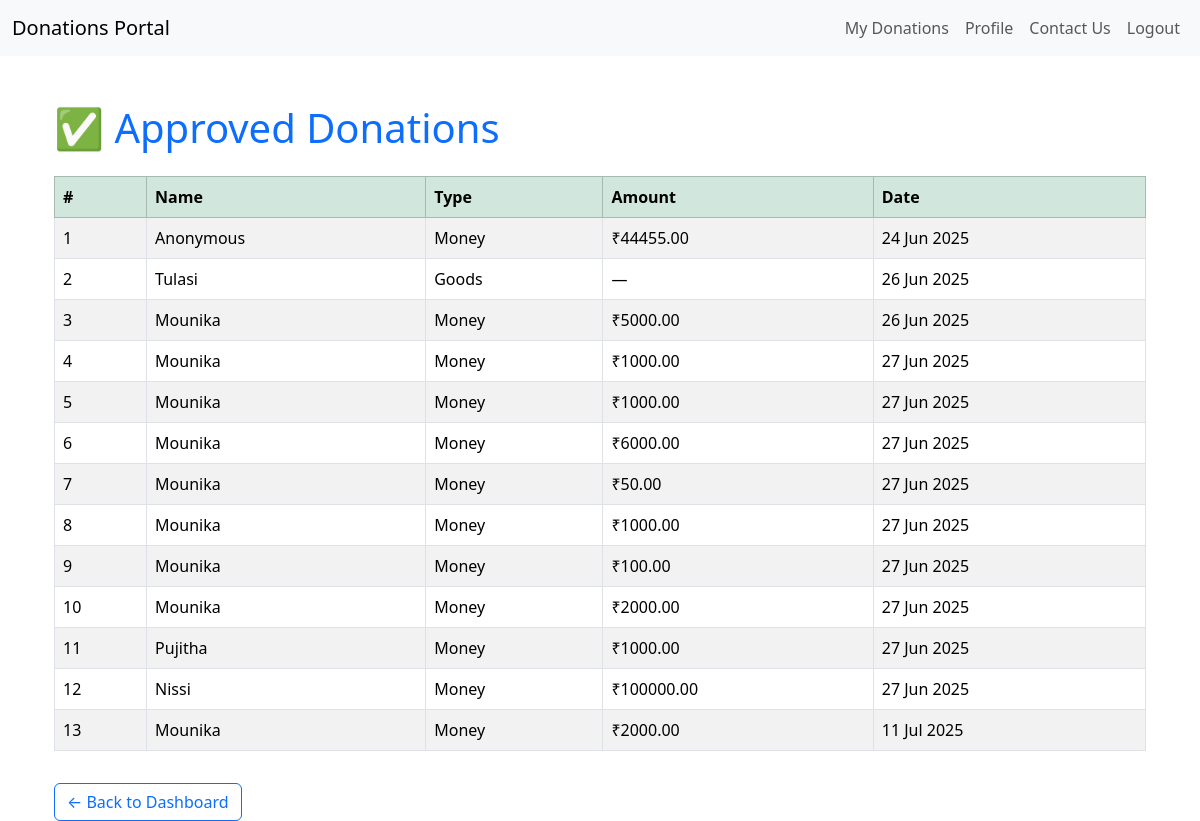
Screenshot of /approved_donations/ (signed in) with the database file from the repository.
### DonationsApp/models.py (models this page shows, shortened)
class Donation(models.Model):
    DONATION_TYPE = (
        ('money', 'Money'),
        ('goods', 'Physical Items'),
    )
    donation_type = models.CharField(
        max_length=10,
        choices=DONATION_TYPE,
        default='money'
    )
    user = models.ForeignKey(User, on_delete=models.CASCADE, null=True, blank=True)  # ✅ Added user link
    name = models.CharField(max_length=100, default='Anonymous')
    phone = models.CharField(max_length=15, default='Unknown')
    email = models.EmailField(default='test@example.com')
    campaign = models.ForeignKey(Campaign, on_delete=models.CASCADE)
    purpose = models.TextField(default='General Donation')
    amount = models.DecimalField(max_digits=10, decimal_places=2, null=True, blank=True, default=0.00)
    address = models.TextField(null=True, blank=True, default='Not Provided')
    donated_at = models.DateTimeField(auto_now_add=True)
    is_approved = models.BooleanField(default=False)
    is_rejected = models.BooleanField(default=False)

### DonationsApp/views.py (the view)
# urls.py: path('approved_donations/', views.approved_donations, name='approved_list'),
@login_required
def approved_donations(request):
    donations = Donation.objects.filter(is_approved=True, is_rejected=False)
    return render(request, 'approved_list.html', {'donations': donations})

### DonationsApp/templates/approved_list.html
{% extends 'base.html' %}
{% block content %}
<div class="container mt-5">
    <h1 class="mb-4 text-primary">✅ Approved Donations</h1>
    {% if donations %}
        <div class="table-responsive">
            <table class="table table-bordered table-hover table-striped">
                <thead class="table-success">
                    <tr>
                        <th>#</th>
                        <th>Name</th>
                        <th>Type</th>
                        <th>Amount</th>
                        <th>Date</th>
                    </tr>
                </thead>
                <tbody>
                    {% for donation in donations %}
                    <tr>
                        <td>{{ forloop.counter }}</td>
                        <td>{{ donation.name }}</td>
                        <td class="text-capitalize">{{ donation.donation_type }}</td>
                        <td>
                            {% if donation.amount %}
                                ₹{{ donation.amount }}
                            {% else %}
                                —
                            {% endif %}
                        </td>
                        <td>{{ donation.donated_at|date:"d M Y" }}</td>
                    </tr>
                    {% endfor %}
                </tbody>
            </table>
        </div>
    {% else %}
        <div class="alert alert-warning">
            No approved donations yet.
        </div>
    {% endif %}
    <a href="{% url 'dashboard' %}" class="btn btn-outline-primary mt-3">← Back to Dashboard</a>
</div>
{% endblock %}

### rows the page displays
Donation: name "Anonymous", donation_type "Money", amount "44455.00", donated_at "24 Jun 2025"
Donation: name "Tulasi", donation_type "Goods", donated_at "26 Jun 2025"
Donation: name "Mounika", donation_type "Money", amount "5000.00", donated_at "26 Jun 2025"
Donation: name "Mounika", donation_type "Money", amount "1000.00", donated_at "27 Jun 2025"
Donation: name "Mounika", donation_type "Money", amount "1000.00", donated_at "27 Jun 2025"
Donation: name "Mounika", donation_type "Money", amount "6000.00", donated_at "27 Jun 2025"
Donation: name "Mounika", donation_type "Money", amount "50.00", donated_at "27 Jun 2025"
Donation: name "Mounika", donation_type "Money", amount "1000.00", donated_at "27 Jun 2025"
Donation: name "Mounika", donation_type "Money", amount "100.00", donated_at "27 Jun 2025"
Donation: name "Mounika", donation_type "Money", amount "2000.00", donated_at "27 Jun 2025"
Donation: name "Pujitha", donation_type "Money", amount "1000.00", donated_at "27 Jun 2025"
Donation: name "Nissi", donation_type "Money", amount "100000.00", donated_at "27 Jun 2025"
Donation: name "Mounika", donation_type "Money", amount "2000.00", donated_at "11 Jul 2025"
